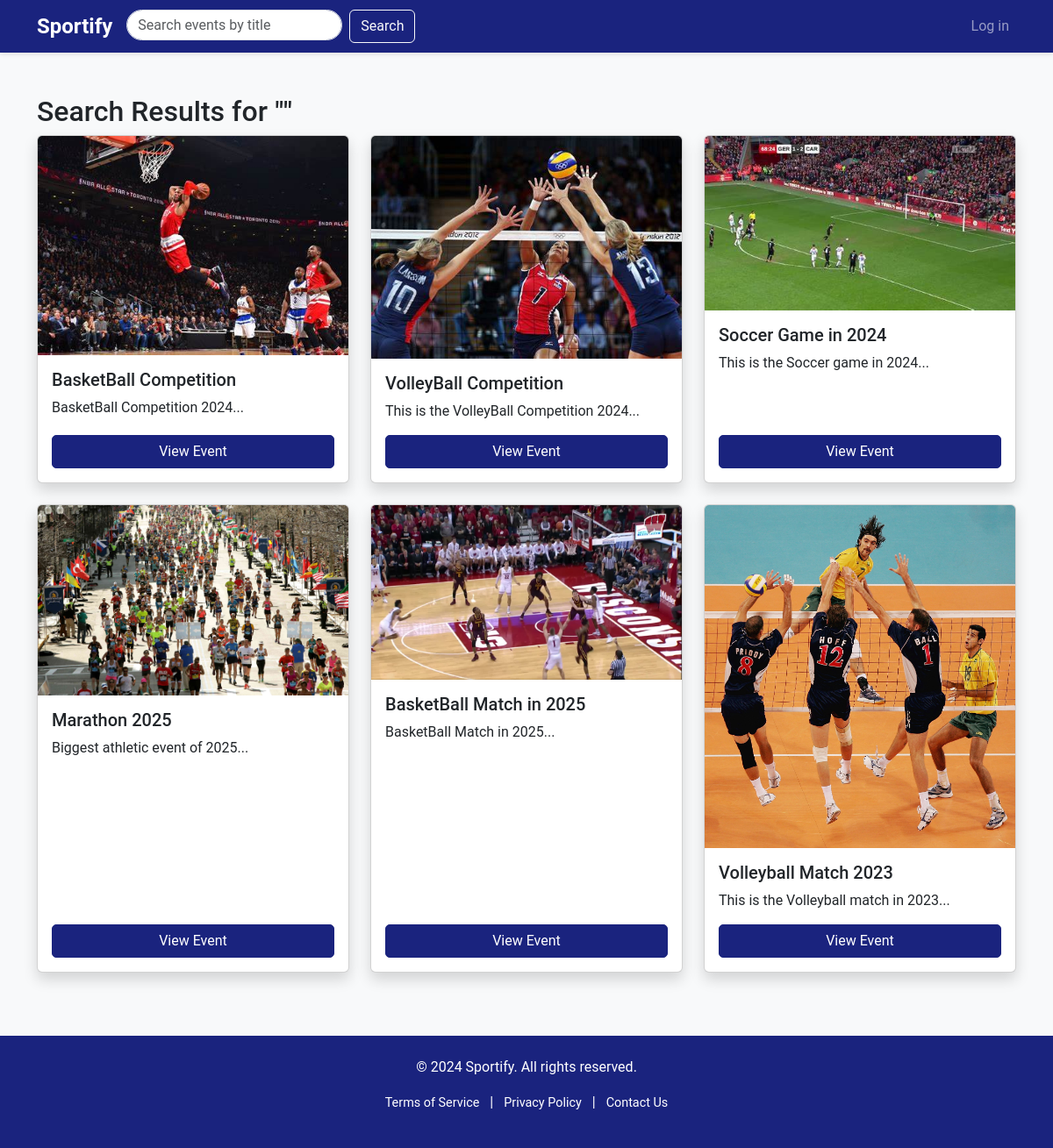
The page /event/search on the database as committed earlier.
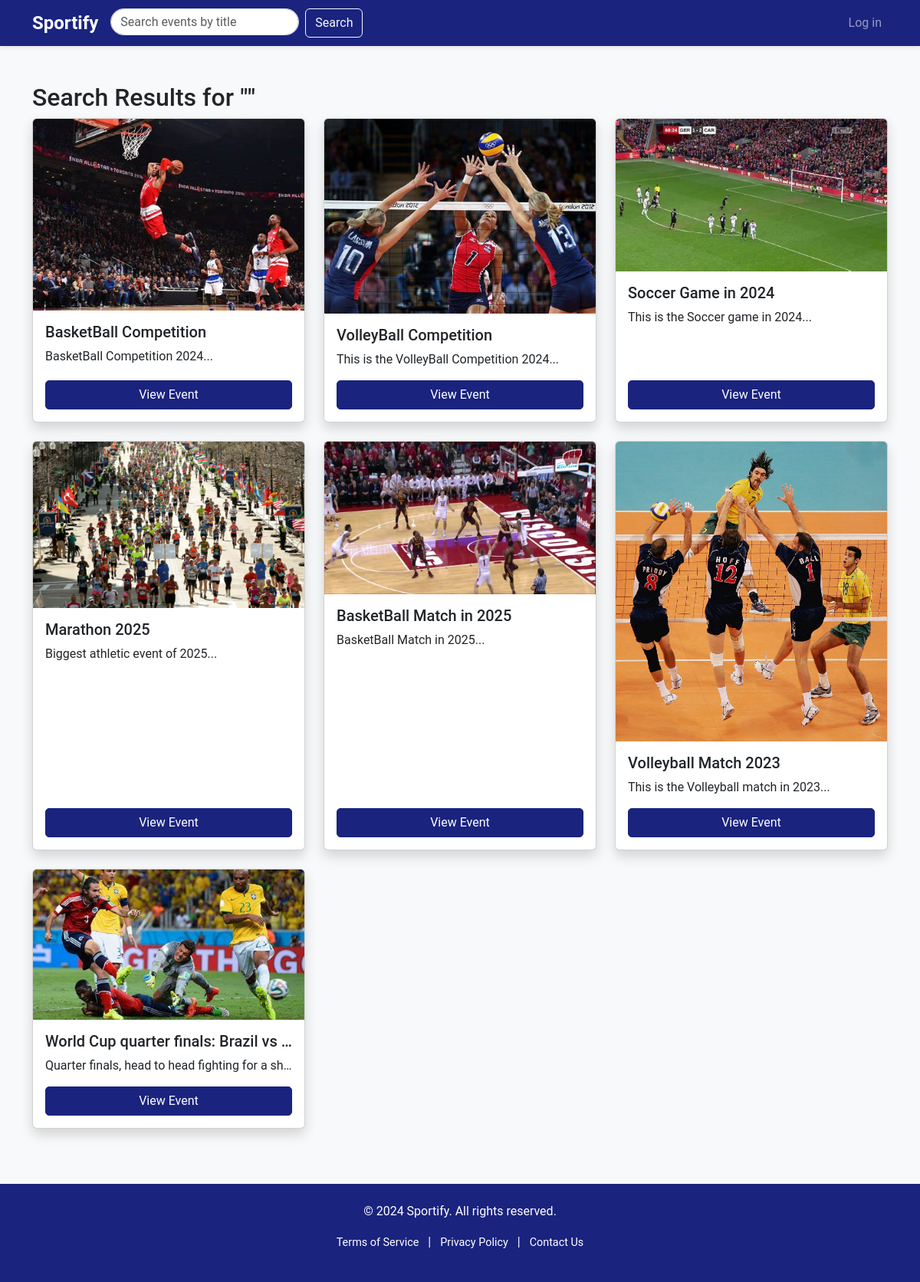
The same page on the database as committed later.
### website/models.py (models this page shows, shortened)
class Event(db.Model):
    __tablename__ = 'events'
    id = db.Column(db.Integer, primary_key=True)
    name = db.Column(db.String(80), nullable=False)
    description = db.Column(db.Text, nullable=False)
    image = db.Column(db.String(150), nullable=False)  # Store path to the image
    price = db.Column(db.Integer, nullable=False)
    location = db.Column(db.String(150), nullable=False)
    datetime = db.Column(db.DateTime, nullable=False)
    capacity = db.Column(db.Integer, nullable=False)
    category = db.Column(db.String(50), nullable=False)
    status = db.Column(
        Enum(
            'Open', 'Inactive', 'Cancelled','Sold out', name='status of event'
        ),
        default='Open',
        nullable=False)
    user_id = db.Column(db.Integer, db.ForeignKey('users.id'), nullable=False)
    comments = db.relationship('Comment', backref='event', lazy=True)
    order = db.relationship('Order', backref='event', lazy=True)

### website/event.py (the view)
@eventbp.route('/search', methods=['GET'])
def search():
    query = request.args.get('query', '')
    results = Event.query.filter(Event.name.ilike(f"%{query}%")).all()  # Perform a case-insensitive search
    if not results:
        flash("No events found matching your search criteria.", "warning")
    return render_template('event/search_results.html', results=results, query=query)

### website/templates/event/search_results.html
{% extends "base.html" %}
{% block content %}
<main class="container my-5">
    <h2>Search Results for "{{ query }}"</h2>
    {% if results %}
        <div class="row">
            {% for event in results %}
                <div class="col-md-4 mb-4">
                    <div class="card h-100 shadow">
                        <img src="{{ event.image }}" class="card-img-top" alt="{{ event.name }}">
                        <div class="card-body">
                            <h5 class="card-title">{{ event.name }}</h5>
                            <p class="card-text">{{ event.description[:100] }}...</p>
                            <a href="{{ url_for('event.show', id=event.id) }}" class="btn btn-primary">View Event</a>
                        </div>
                    </div>
                </div>
            {% endfor %}
        </div>
    {% else %}
        <p>No events found.</p>
    {% endif %}
</main>
{% endblock %}

Rows that differ between the two databases and show on the page:
added Event: image (picture), name "World Cup quarter finals: Brazil vs…", description "Quarter finals, head to head fighting for a sh…"
